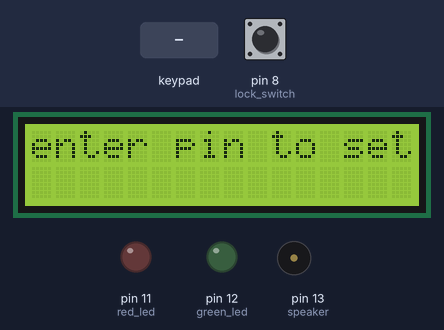
The sketch below on a simulated Arduino Uno, built with avr-gcc and run on an emulated ATmega328P. Shown: 16×2 character LCD, output pins drawn as LEDs (lit = HIGH), buzzer (waves = sounding). The inputs (shaded band) are chosen by the test bench; at power-on: pin 8 (lock_switch) HIGH.

Above: at 0.8 s.
0.9 s: key '#' pressed
At 2.8 s:
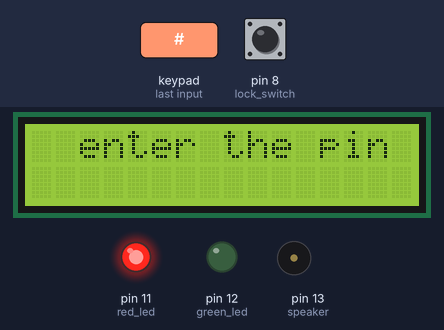
3.4 s: keypad keys 6 5 4 3 # pressed 0.4 s apart
At 5.6 s:
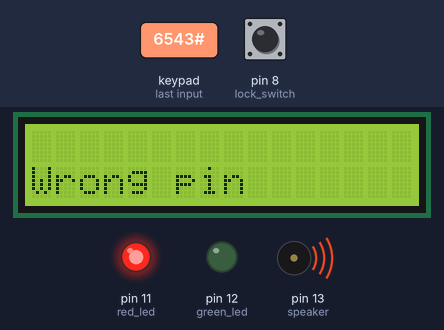
6.9 s: keypad keys 6 5 4 3 * pressed 0.4 s apart
At 10.0 s:
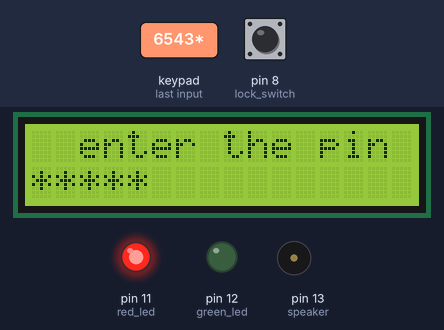
10.4 s: keypad keys 2 1 0 # pressed 0.4 s apart
At 14.2 s:
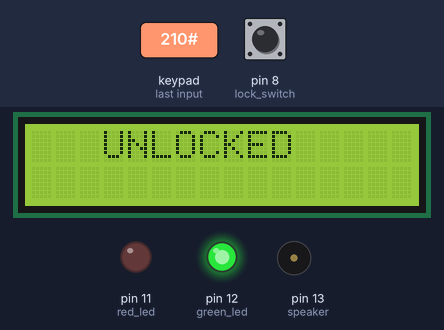
Timing chart, 0 to 14.5 s (numbered marks = the images above; inputs shaded):
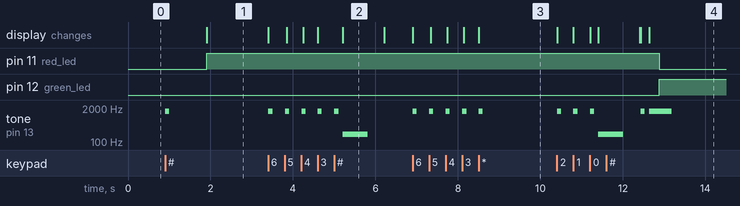

The sketch:

Lock_lcd_kpad.ino
```cpp
#include <Keypad.h>
#include <LiquidCrystal.h>
const int rs = A1, en = A0, d4 = A2, d5 = A3, d6 = A4, d7 = A5;
LiquidCrystal lcd(rs, en, d4, d5, d6, d7);
const byte ROWS = 4;  //four rows
const byte COLS = 3;  //three columns
char keys[ROWS][COLS] = {
  { '1', '2', '3' },
  { '4', '5', '6' },
  { '7', '8', '9' },
  { '*', '0', '#' }
};
byte rowPins[ROWS] = { 6, 5, 4, 3 };  //connect to the row pinouts of the keypad
byte colPins[COLS] = { 2, 1, 0 };     //connect to the column pinouts of the keypad

Keypad kp = Keypad(makeKeymap(keys), rowPins, colPins, ROWS, COLS);

int a[8] = { 0 };
int b[8] = { 0 };
long num = 0;
char k, m = 0;
long pass;
void setup() {
  lcd.begin(2, 16);          // put your setup code here, to run once:
  pinMode(12, OUTPUT);       // green led
  pinMode(13, OUTPUT);       // speaker
  pinMode(11, OUTPUT);       //red led
  pinMode(8, INPUT_PULLUP);  // lock switch
  lcd.setCursor(0, 0);
  lcd.print("enter pin to set");
  lcd.setCursor(0, 1);
  for (int i = 0; i < 8; i++) {
    m = kp.waitForKey();      // wait for key to be pressed
    tone(13, 1500, 100);      // a high frequency sound each time presses a button
    if (m == '#') break;      // to enter the pin use #
    b[i] = m - 48;            // convert char to integer
    pass = 10 * pass + b[i];  // convert array into number
    lcd.print(b[i]);          // print * as it is an password
  }
  delay(1000);
  lcd.clear();
}

void loop() {
  // lcd.clear();
  lcd.setCursor(2, 0);
  digitalWrite(12, 0);
  digitalWrite(11, 1);

  lcd.print("enter the pin");
  lcd.setCursor(0, 1);

  for (int i = 0; i < 8; i++) {
    k = kp.waitForKey();    // wait for key to be pressed
    tone(13, 1500, 100);    // a high frequency sound each time presses a button
    if (k == '#') break;    // to enter the pin use #
    a[i] = k - 48;          // convert char to integer
    num = 10 * num + a[i];  // convert array into number
    lcd.print("*");         // print * as it is an password
  }
  delay(200);
  lcd.clear();
  if (num == pass) {
    lcd.setCursor(3, 0);
    lcd.print("UNLOCKED");
    tone(13, 1500, 300);
    delay(250);
    tone(13, 1500, 300);
    num = 0;
    while (1) {
      digitalWrite(12, 1);      // green led on
      digitalWrite(11, 0);      // red led off
      byte x = digitalRead(8);  // read input from pushbutton >> lock button
      if (x == 0) {             // if button is pressed print locked
        lcd.setCursor(7, 1);
        lcd.print("LOCKED");
        tone(13, 200, 300);
        delay(300);
        tone(13, 200, 300);
        break;  // get out from unlocked loop and go to the top again
      }
    }
  }

  else {
    tone(13, 200, 600);
    lcd.setCursor(0, 1);
    lcd.print("Wrong pin");
    delay(1000);
    lcd.clear();
    num = 0;
  }
}
```

Measured:
- after the input at 0.9 s, pin 11 (red_led): LOW → HIGH after 1.0 s; tone on pin 13 (speaker): silent → 1500 Hz at once, → silent 0.10 s later; the display: changes after 1.0 s (image 1)
- after the input at 3.4 s, tone on pin 13 (speaker): plays 1500 Hz for 0.10 s, 1500 Hz for 0.10 s, 1500 Hz for 0.10 s, 1500 Hz for 0.10 s, 1500 Hz for 0.10 s, 200 Hz for 0.60 s, starting at once; the display: first changes at once (image 2 shows a later state)
- after the input at 6.9 s, tone on pin 13 (speaker): alternates 1500 Hz for 0.10 s and silent for 0.30 s, 10 changes in all, then stays silent, starting at once; the display: first changes at once (image 3 shows a later state)
- after the input at 10.4 s, pin 11 (red_led): HIGH → LOW after 2.5 s; pin 12 (green_led): LOW → HIGH after 2.5 s; tone on pin 13 (speaker): plays 1500 Hz for 0.10 s, 1500 Hz for 0.10 s, 1500 Hz for 0.10 s, 200 Hz for 0.60 s, 1500 Hz for 0.10 s, 1500 Hz for 0.55 s, starting at once; the display: first changes at once (image 4 shows a later state)
- what the display in image 2 shows lasts 1.0 s, from 5.2 s to 6.2 s
